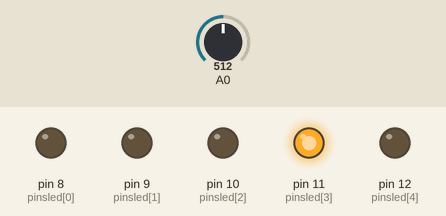
Recording of a sketch running on a simulated Arduino Uno, built with avr-gcc and run on an emulated ATmega328P. On the bench: output pins drawn as LEDs (lit = HIGH). The inputs (shaded band) are chosen by the test bench; at power-on: A0 = 512.

Above: at 1.2 s.
1.3 s: A0 set to 584
2.8 s: A0 set to 608
At 4.0 s:
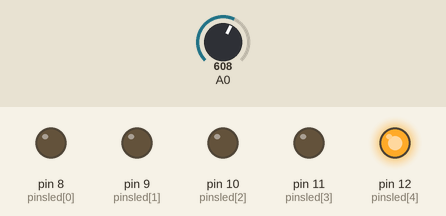
4.3 s: A0 set to 390
At 5.2 s:
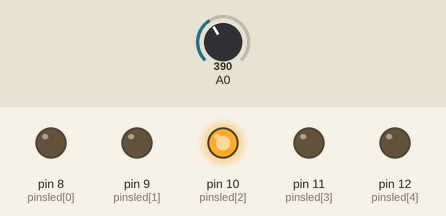
5.8 s: A0 set to 212
7.3 s: A0 set to 186
At 8.5 s:
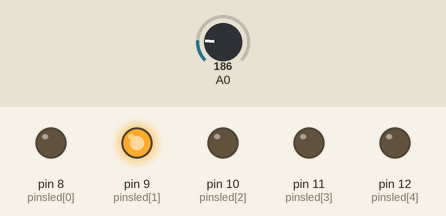
8.8 s: A0 set to 210
At 9.8 s:
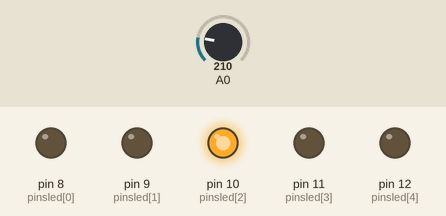
Timing chart, 0 to 11.3 s (numbered marks = the images above; inputs shaded):
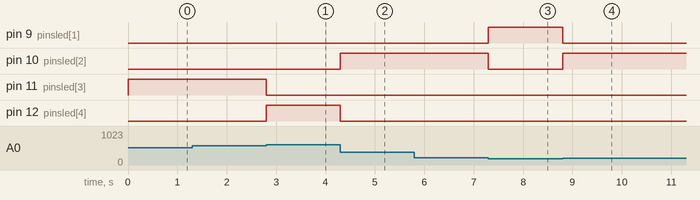

Measured:
- the behaviour switches between 599 and 600 on A0 (found by bisection; images 0 and 1)
- the behaviour switches between 200 and 199 on A0 (found by bisection; images 2 and 3)
- after the input at 1.3 s, every drawn part: stays the same
- after the input at 2.8 s, pin 11 (pinsled[3]): HIGH → LOW at once; pin 12 (pinsled[4]): LOW → HIGH at once
- after the input at 4.3 s, pin 10 (pinsled[2]): LOW → HIGH at once; pin 12 (pinsled[4]): HIGH → LOW at once
- after the input at 5.8 s, every drawn part: stays the same
- after the input at 7.3 s, pin 9 (pinsled[1]): LOW → HIGH at once; pin 10 (pinsled[2]): HIGH → LOW at once
- after the input at 8.8 s, pin 9 (pinsled[1]): HIGH → LOW at once; pin 10 (pinsled[2]): LOW → HIGH at once

The sketch:

exp_15_02.ino
```cpp
// Лаборатория электроники и программирования
// Эксперимент 15
// Клавиатура по однопроводной аналоговой линии
//


// переменная для хранения значения A0
int valA0 = 0;
// контактов подключения светодиодов
// RIGHT,UP,DOWN,LEFT,SELECT
const int pinsled[]={8,9,10,11,12};


void setup() {
   // запуск последовательного порта
   Serial.begin(9600);
   for(int i=0;i<10;i++) {
      // Сконфигурировать контакты светодиодов как выходы
      // и выключить
      pinMode(pinsled[i],OUTPUT);
      digitalWrite(pinsled[i],LOW);
   }
}

void loop() {
   // чтение данных A0
   valA0 = analogRead(A0);
   // определение нажатия кнопки
   if(valA0<100) { // RIGHT
      setLed(0);
   }
   else if(valA0<200) { // UP
      setLed(1);
   }
   else if(valA0<400) { // DOWN
      setLed(2);
   }
   else if(valA0<600) { // LEFT
      setLed(3);
   }
   else if(valA0<800) { // SELECT
      setLed(4);
   }
}

// установка горящего светодиода
void setLed(int n) {
   for(int i=0;i<5;i++) {
     if(i==n)
        {digitalWrite(pinsled[i],HIGH);}
     else
        {digitalWrite(pinsled[i],LOW);}
   }
}
```
